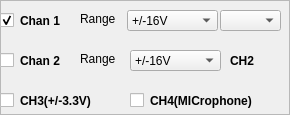
                                            <widget class="QFrame" name="frame_11">
                                                <property name="minimumSize">
                                                    <size>
                                                        <width>0</width>
                                                        <height>115</height>
                                                    </size>
                                                </property>
                                                <property name="maximumSize">
                                                    <size>
                                                        <width>16777215</width>
                                                        <height>115</height>
                                                    </size>
                                                </property>
                                                <property name="frameShape">
                                                    <enum>QFrame::StyledPanel</enum>
                                                </property>
                                                <property name="frameShadow">
                                                    <enum>QFrame::Raised</enum>
                                                </property>
                                                <property name="class" stdset="0">
                                                    <string>PeripheralCollectionInner</string>
                                                </property>
                                                <widget class="QComboBox" name="CH1_REMAPS">
                                                    <property name="geometry">
                                                        <rect>
                                                            <x>220</x>
                                                            <y>10</y>
                                                            <width>61</width>
                                                            <height>21</height>
                                                        </rect>
                                                    </property>
                                                </widget>
                                                <widget class="QLabel" name="CH1_LABEL">
                                                    <property name="geometry">
                                                        <rect>
                                                            <x>20</x>
                                                            <y>10</y>
                                                            <width>51</width>
                                                            <height>21</height>
                                                        </rect>
                                                    </property>
                                                    <property name="font">
                                                        <font>
                                                            <weight>75</weight>
                                                            <bold>true</bold>
                                                        </font>
                                                    </property>
                                                    <property name="text">
                                                        <string>Chan 1</string>
                                                    </property>
                                                </widget>
                                                <widget class="QLabel" name="CH2_LABEL">
                                                    <property name="geometry">
                                                        <rect>
                                                            <x>20</x>
                                                            <y>50</y>
                                                            <width>51</width>
                                                            <height>21</height>
                                                        </rect>
                                                    </property>
                                                    <property name="font">
                                                        <font>
                                                            <weight>75</weight>
                                                            <bold>true</bold>
                                                        </font>
                                                    </property>
                                                    <property name="text">
                                                        <string>Chan 2</string>
                                                    </property>
                                                </widget>
                                                <widget class="QComboBox" name="CH1GainBox">
                                                    <property name="geometry">
                                                        <rect>
                                                            <x>127</x>
                                                            <y>10</y>
                                                            <width>91</width>
                                                            <height>21</height>
                                                        </rect>
                                                    </property>
                                                    <item>
                                                        <property name="text">
                                                            <string>+/-16V</string>
                                                        </property>
                                                    </item>
                                                    <item>
                                                        <property name="text">
                                                            <string>+/-8V</string>
                                                        </property>
                                                    </item>
                                                    <item>
                                                        <property name="text">
                                                            <string>+/-4V</string>
                                                        </property>
                                                    </item>
                                                    <item>
                                                        <property name="text">
                                                            <string>+/-3V</string>
                                                        </property>
                                                    </item>
                                                    <item>
                                                        <property name="text">
                                                            <string>+/-2V</string>
                                                        </property>
                                                    </item>
                                                    <item>
                                                        <property name="text">
                                                            <string>+/-1.5V</string>
                                                        </property>
                                                    </item>
                                                    <item>
                                                        <property name="text">
                                                            <string>+/-1V</string>
                                                        </property>
                                                    </item>
                                                    <item>
                                                        <property name="text">
                                                            <string>+/-500mV</string>
                                                        </property>
                                                    </item>
                                                    <item>
                                                        <property name="text">
                                                            <string>+/-160V</string>
                                                        </property>
                                                    </item>
                                                </widget>
                                                <widget class="QLabel" name="label_30">
                                                    <property name="geometry">
                                                        <rect>
                                                            <x>80</x>
                                                            <y>10</y>
                                                            <width>51</width>
                                                            <height>17</height>
                                                        </rect>
                                                    </property>
                                                    <property name="text">
                                                        <string>Range</string>
                                                    </property>
                                                </widget>
                                                <widget class="QLabel" name="label_31">
                                                    <property name="geometry">
                                                        <rect>
                                                            <x>80</x>
                                                            <y>50</y>
                                                            <width>51</width>
                                                            <height>17</height>
                                                        </rect>
                                                    </property>
                                                    <property name="text">
                                                        <string>Range</string>
                                                    </property>
                                                </widget>
                                                <widget class="QCheckBox" name="CH1_ENABLE">
                                                    <property name="geometry">
                                                        <rect>
                                                            <x>0</x>
                                                            <y>10</y>
                                                            <width>21</width>
                                                            <height>20</height>
                                                        </rect>
                                                    </property>
                                                    <property name="text">
                                                        <string/>
                                                    </property>
                                                    <property name="checked">
                                                        <bool>true</bool>
                                                    </property>
                                                </widget>
                                                <widget class="QCheckBox" name="CH2_ENABLE">
                                                    <property name="geometry">
                                                        <rect>
                                                            <x>0</x>
                                                            <y>50</y>
                                                            <width>21</width>
                                                            <height>20</height>
                                                        </rect>
                                                    </property>
                                                    <property name="text">
                                                        <string/>
                                                    </property>
                                                </widget>
                                                <widget class="QCheckBox" name="CH3_ENABLE">
                                                    <property name="geometry">
                                                        <rect>
                                                            <x>0</x>
                                                            <y>90</y>
                                                            <width>21</width>
                                                            <height>20</height>
                                                        </rect>
                                                    </property>
                                                    <property name="text">
                                                        <string/>
                                                    </property>
                                                    <property name="checked">
                                                        <bool>false</bool>
                                                    </property>
                                                </widget>
                                                <widget class="QLabel" name="CH2_LABEL_2">
                                                    <property name="geometry">
                                                        <rect>
                                                            <x>20</x>
                                                            <y>90</y>
                                                            <width>101</width>
                                                            <height>21</height>
                                                        </rect>
                                                    </property>
                                                    <property name="font">
                                                        <font>
                                                            <weight>75</weight>
                                                            <bold>true</bold>
                                                        </font>
                                                    </property>
                                                    <property name="text">
                                                        <string>CH3(+/-3.3V)</string>
                                                    </property>
                                                </widget>
                                                <widget class="QCheckBox" name="MIC_ENABLE">
                                                    <property name="geometry">
                                                        <rect>
                                                            <x>130</x>
                                                            <y>90</y>
                                                            <width>21</width>
                                                            <height>20</height>
                                                        </rect>
                                                    </property>
                                                    <property name="text">
                                                        <string/>
                                                    </property>
                                                    <property name="checked">
                                                        <bool>false</bool>
                                                    </property>
                                                </widget>
                                                <widget class="QLabel" name="CH2_LABEL_3">
                                                    <property name="geometry">
                                                        <rect>
                                                            <x>150</x>
                                                            <y>90</y>
                                                            <width>131</width>
                                                            <height>21</height>
                                                        </rect>
                                                    </property>
                                                    <property name="font">
                                                        <font>
                                                            <weight>75</weight>
                                                            <bold>true</bold>
                                                        </font>
                                                    </property>
                                                    <property name="text">
                                                        <string>CH4(MICrophone)</string>
                                                    </property>
                                                </widget>
                                                <widget class="QLabel" name="CH2_LABEL_4">
                                                    <property name="geometry">
                                                        <rect>
                                                            <x>230</x>
                                                            <y>50</y>
                                                            <width>51</width>
                                                            <height>21</height>
                                                        </rect>
                                                    </property>
                                                    <property name="font">
                                                        <font>
                                                            <weight>75</weight>
                                                            <bold>true</bold>
                                                        </font>
                                                    </property>
                                                    <property name="text">
                                                        <string>CH2</string>
                                                    </property>
                                                </widget>
                                                <widget class="QComboBox" name="CH2GainBox">
                                                    <property name="geometry">
                                                        <rect>
                                                            <x>130</x>
                                                            <y>50</y>
                                                            <width>91</width>
                                                            <height>21</height>
                                                        </rect>
                                                    </property>
                                                    <item>
                                                        <property name="text">
                                                            <string>+/-16V</string>
                                                        </property>
                                                    </item>
                                                    <item>
                                                        <property name="text">
                                                            <string>+/-8V</string>
                                                        </property>
                                                    </item>
                                                    <item>
                                                        <property name="text">
                                                            <string>+/-4V</string>
                                                        </property>
                                                    </item>
                                                    <item>
                                                        <property name="text">
                                                            <string>+/-3V</string>
                                                        </property>
                                                    </item>
                                                    <item>
                                                        <property name="text">
                                                            <string>+/-2V</string>
                                                        </property>
                                                    </item>
                                                    <item>
                                                        <property name="text">
                                                            <string>+/-1.5V</string>
                                                        </property>
                                                    </item>
                                                    <item>
                                                        <property name="text">
                                                            <string>+/-1V</string>
                                                        </property>
                                                    </item>
                                                    <item>
                                                        <property name="text">
                                                            <string>+/-500mV</string>
                                                        </property>
                                                    </item>
                                                    <item>
                                                        <property name="text">
                                                            <string>+/-160V</string>
                                                        </property>
                                                    </item>
                                                </widget>
                                            </widget>
